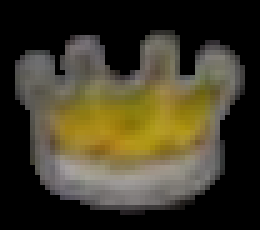
#> input picture opdateret_skærmbillede.png, 52 x 46 px (shown 5 times larger)
$ python contours_detection.py
#> lines starting #> are read from the running program, lines starting #| are printed output that depends on the picture
import cv2
import numpy as np
import os
import glob

def rotate_image(image, angle):
    h, w = image.shape[:2]
    center = (w // 2, h // 2)
    rot_mat = cv2.getRotationMatrix2D(center, angle, 1.0)
    abs_cos = abs(rot_mat[0, 0])
    abs_sin = abs(rot_mat[0, 1])
    bound_w = int(h * abs_sin + w * abs_cos)
    bound_h = int(h * abs_cos + w * abs_sin)
    rot_mat[0, 2] += bound_w / 2 - center[0]
    rot_mat[1, 2] += bound_h / 2 - center[1]
    return cv2.warpAffine(image, rot_mat, (bound_w, bound_h), borderValue=(255, 255, 255))

# === Parametre ===
input_folder = 'splitted_dataset/train/cropped'
template_path = 'opdateret_skærmbillede.png'
output_folder = 'outputs_with_crowns'
threshold = 0.57
scales = [0.6, 0.8, 1.0, 1.2]
angles = [0, 90, 180, 270]

# === Opret output mappe hvis den ikke findes ===
os.makedirs(output_folder, exist_ok=True)

# === Indlæs template ===
template = cv2.imread(template_path)
#> template is the input picture: shape (46, 52, 3); mean B, G, R 39.7, 58.3, 63.7
if template is None:
    raise ValueError("Template billede ikke fundet.")
template = cv2.resize(template, (50, 50))
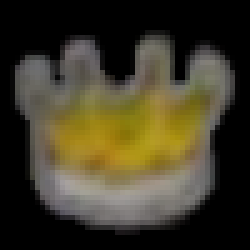
#> template: shape (50, 50, 3) (shown 5 times larger); mean B, G, R 39.7, 58.3, 63.6

# === Loop gennem alle billeder ===
image_paths = glob.glob(os.path.join(input_folder, '*.jpg'))
for path in image_paths:
    filename = os.path.basename(path)
    print(f"Behandler: {filename}")
    board_img = cv2.imread(path)
    if board_img is None:
        print(f"Kunne ikke indlæse {filename}")
        continue

    board_copy = board_img.copy()
    board_height, board_width = board_img.shape[:2]
    tile_height = board_height // 5
    tile_width = board_width // 5
    highlight_color = (255, 182, 193)

    for row in range(5):
        for col in range(5):
            x_start = col * tile_width
            y_start = row * tile_height
            tile = board_img[y_start:y_start + tile_height, x_start:x_start + tile_width]

            for angle in angles:
                rotated_template = rotate_image(template, angle)

                for scale in scales:
                    scaled_template = cv2.resize(rotated_template, (0, 0), fx=scale, fy=scale)
                    h, w = scaled_template.shape[:2]

                    if h > tile.shape[0] or w > tile.shape[1] or h < 15 or w < 15:
                        continue

                    result = cv2.matchTemplate(tile, scaled_template, cv2.TM_CCOEFF_NORMED)
                    locations = np.where(result >= threshold)

                    match_rects = [[pt[0], pt[1], w, h] for pt in zip(*locations[::-1])]
                    rects, _ = cv2.groupRectangles(match_rects, 1, 0.5)
                    rects = rects[:3]

                    for (x, y, w, h) in rects:
                        top_left = (x_start + x, y_start + y)
                        bottom_right = (top_left[0] + w, top_left[1] + h)
                        cv2.rectangle(board_copy, top_left, bottom_right, highlight_color, 2)

    # === Vis billede ===
    cv2.imshow(f"Kroner – {filename}", board_copy)
    cv2.waitKey(0)
    cv2.destroyAllWindows()

    # === Gem resultat ===
    output_path = os.path.join(output_folder, f"marked_{filename}")
    cv2.imwrite(output_path, board_copy)
    print(f"Gemte: {output_path}")
